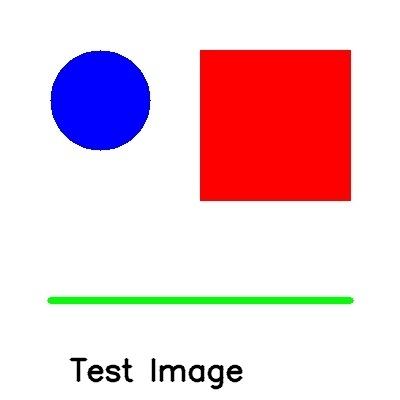
#> input picture 1213/test_image.jpg, 400 x 400 px, found by its file name; the run also reads 1 picture not shown here
$ python index.py   (older library calls are emulated)
#> lines starting #> are read from the running program, lines starting #| are printed output that depends on the picture; after the words box and inside, x2 and y2 are one past the last pixel; in counts of white or black regions, pixels touching at a corner belong together; pictures that were not available may be replaced by others from this repository, and a replacement may not be noted
import cv2
import matplotlib.pyplot as plt
import numpy as np

plt.rcParams['font.family'] ='Malgun Gothic'
plt.rcParams['axes.unicode_minus'] =False

#이미지 읽기
image = cv2.imread('./1213/test_image.jpg')
#> image is the input picture: shape (400, 400, 3); mean B, G, R 212.5, 203.6, 236.1

#opencv BGR -> RGB
image_rgb = cv2.cvtColor(image, cv2.COLOR_BGR2RGB)

# # # cv2.imshow('title', image_rgb)
# # # cv2.waitKey(0)
# # # cv2.destroyAllWindows()

# plt.figure(figsize = (10, 5))

#원본
plt.subplot(2, 2, 1)
plt.imshow(image_rgb)
plt.title('원본')
plt.axis('off') #이미지에 x축, y축 표시 안되게 끈 것
# [181 lines of commented-out code are left out]
cap = cv2.VideoCapture("D:\내덕질2\녹화_2023_07_25_17_08_28_456.mp4") #나는 동영상 경로로 읽기

#손 윤곽선 감지
#그레이스케일 변환

plt.ion() #인터렉티드 모드 : 코드를 실행하면서 창을 표시
while cap.isOpened():
    ret, frame = cap.read()

    #오류 처리 조건

    if not ret:
        print('프레임을 읽지 못했습니다')
        break

    #out.write(frame)
    #cv2.imshow('video', frame)

    #원본
    original_mv = frame.copy()

    #그레이스케일 변환
    gray_mv = cv2.cvtColor(original_mv, cv2.COLOR_BGR2GRAY)
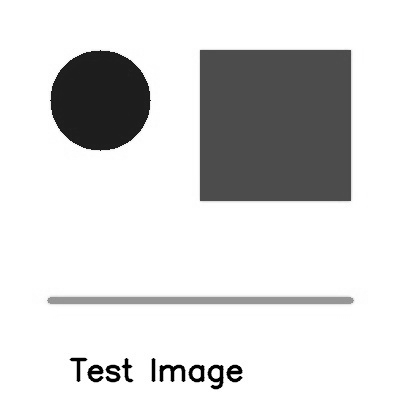
#> gray_mv: shape (400, 400); min 0, max 255, mean 214.4
    #임계값 이진화 처리
    _, binary = cv2.threshold(gray_mv, 127, 255, cv2.THRESH_BINARY)
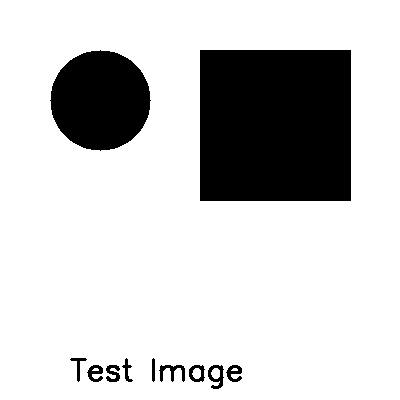
#> binary: shape (400, 400); 80% white; 11 black regions
    #컨투어 감지, 손 윤곽선 탐지
    contours, _ = cv2.findContours(binary, cv2.RETR_TREE, cv2.CHAIN_APPROX_SIMPLE) #APPROX_SIMPLE 직선만 검출하여 저장한다
#> contours = 16 contours, 2 with area under 20; largest, box (x1, y1, x2, y2) and area: (0, 0, 400, 400) 159201, (199, 49, 352, 202) 23102, (49, 49, 152, 152) 7986, (207, 364, 225, 390) 313, (158, 364, 186, 383) 256
    #컨투어 그리기
    contour_mv = frame.copy()
    cv2.drawContours(contour_mv, contours, -1, (0, 255, 0), 2) #-1 모든 컨투어, RGB색상 순서 튜플, 선 두께
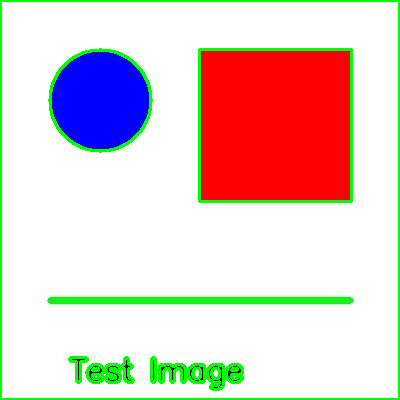
#> contour_mv: shape (400, 400, 3); 5.43% of pixels changed, all inside (x1, y1, x2, y2) = (0, 0, 400, 400)

    #필터 추가 - 샤프닝 필터를 적용하여 윤곽선 강조

    # #--------------------엣지 강조
    #샤프닝 커널
    copy2 = frame.copy()
    kernel = np.array([ [0, -1, 0],
                     [-1, 7, -1],
                     [0, -1, 0]])
    #필터 적용
    sharped_mv = cv2.filter2D(copy2, -1, kernel)
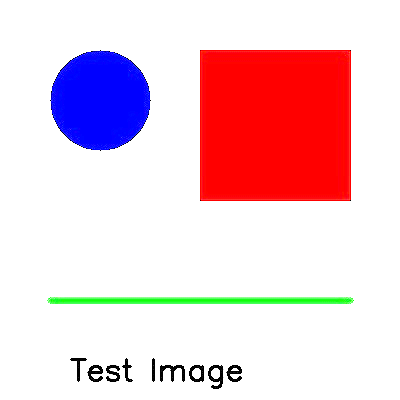
#> sharped_mv: shape (400, 400, 3); mean B, G, R 214.3, 204.6, 238.1

    #---------------화면 띄우기
    plt.subplot(2, 2, 1)
    plt.imshow(cv2.cvtColor(original_mv, cv2.COLOR_BGR2RGB))
    plt.title('원본')
    plt.axis('off')

    plt.subplot(2, 2, 2)
    plt.imshow(cv2.cvtColor(contour_mv, cv2.COLOR_BGR2RGB))
    plt.title('윤곽선(컨투어) 감지')
    plt.axis('off')

    plt.subplot(2, 2, 3)
    plt.imshow(cv2.cvtColor(sharped_mv, cv2.COLOR_BGR2RGB))
    plt.title('샤프닝 필터')
    plt.axis('off')

    plt.pause(0.001) #1밀리초 동안
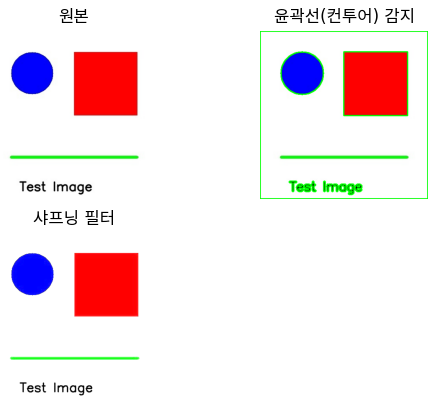
#> figure drawn by matplotlib, 3 panels
    plt.clf() #현재 플롯창에 띄워진 것을 초기화

    #'q'키로 종료
    key = cv2.waitKey(1) #키 입력 대기(1ms)
#> (key q is pressed here)

    if cv2.waitKey(1) & 0xFF == ord('q'): #'q'키가 입력되었는지 확인
#> (key q is pressed here)
        break

cap.release()
#out.release()
cv2.destroyAllWindows()
plt.close()
